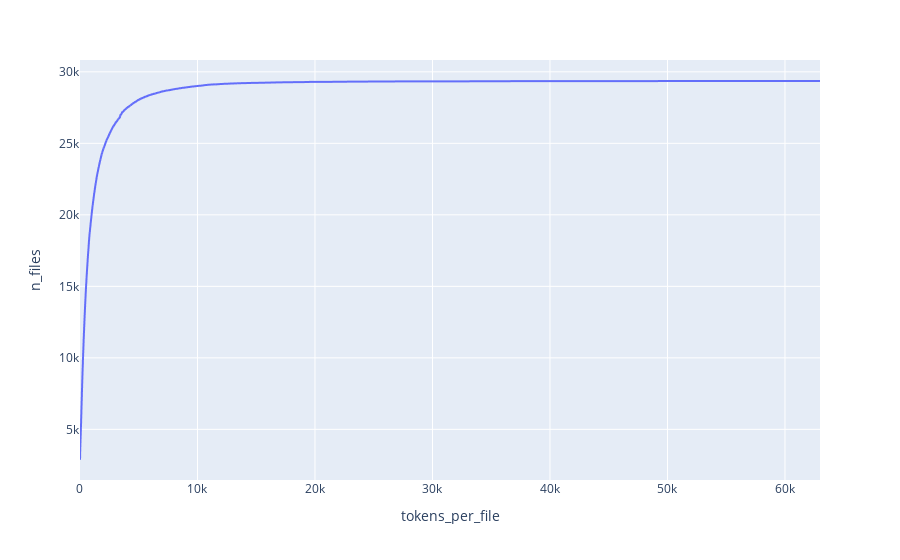

Write notebook code for a chart like this one.
### Code cell
import plotly.express as px
from pandas import DataFrame

from spot.utils import cumulative_counts

len_counts = [len(src.tokenized_code) for src in src_datasets["train"].all_srcs]
xs, ys = cumulative_counts(len_counts)
px.line(
    DataFrame({"tokens_per_file": xs, "n_files": ys}), x="tokens_per_file", y="n_files"
)

### Figure 1 — Plotly figure (JSON) as saved in the notebook; plotly's stock layout.template omitted (floating-point values rounded to 4 significant figures; data arrays with more than 128 entries replaced by an {"elided": "..."} marker saying what was removed)
{"data": [{"hovertemplate": "tokens_per_file=%{x}<br>n_files=%{y}<extra></extra>", "legendgroup": "", "line": {"color": "#636efa", "dash": "solid"}, "marker": {"symbol": "circle"}, "mode": "lines", "name": "", "showlegend": false, "type": "scattergl", "x": {"elided": "5011 int values"}, "xaxis": "x", "y": {"elided": "5011 int values"}, "yaxis": "y"}], "layout": {"legend": {"tracegroupgap": 0}, "margin": {"t": 60}, "xaxis": {"anchor": "y", "domain": [0, 1], "title": {"text": "tokens_per_file"}}, "yaxis": {"anchor": "x", "domain": [0, 1], "title": {"text": "n_files"}}}}
